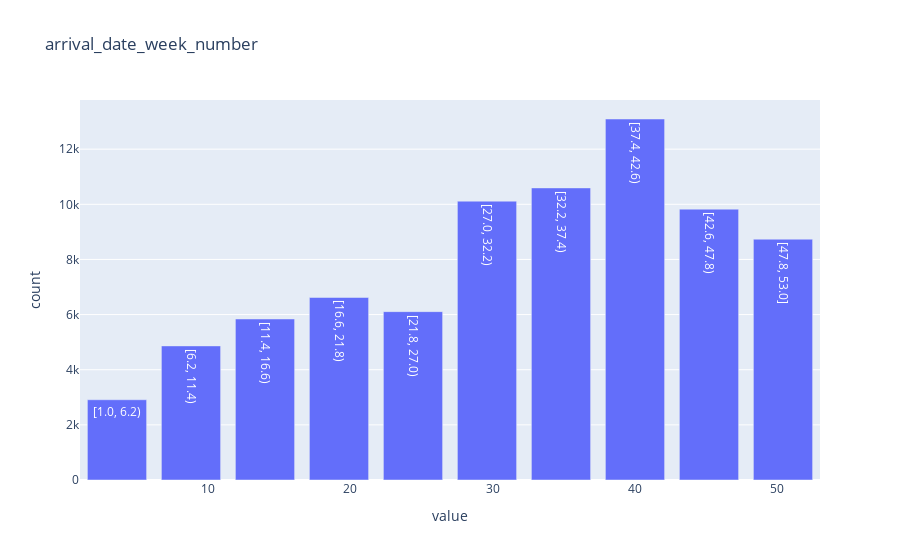

The notebook cell this image was saved under:
### Markdown cell above
### Graphing Data

### Code cell
hotel_df.plot.hist("arrival_date_week_number", title="arrival_date_week_number")

### Figure 1 — Plotly figure (JSON) as saved in the notebook; plotly's stock layout.template omitted (floating-point values rounded to 4 significant figures)
{"data": [{"hovertemplate": "variable=arrival_date_week_number<br>value=%{text}<br>count=%{y}", "name": "arrival_date_week_number", "text": ["[1.0, 6.2)", "[6.2, 11.4)", "[11.4, 16.6)", "[16.6, 21.8)", "[21.8, 27.0)", "[27.0, 32.2)", "[32.2, 37.4)", "[37.4, 42.6)", "[42.6, 47.8)", "[47.8, 53.0]"], "type": "bar", "x": [3.6, 8.8, 14, 19.2, 24.4, 29.6, 34.8, 40, 45.2, 50.4], "y": [2911, 4864, 5840, 6620, 6107, 10114, 10594, 13094, 9824, 8735]}], "layout": {"barmode": "stack", "title": {"text": "arrival_date_week_number"}, "xaxis": {"title": {"text": "value"}}, "yaxis": {"title": {"text": "count"}}}}
